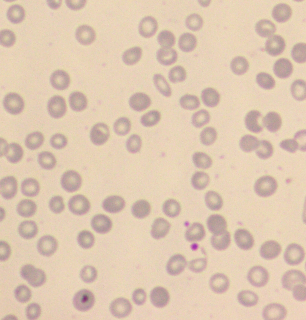
#> input picture A1.png, 306 x 320 px; its folder holds only this picture in this run
$ python -i pipeline.py   (imports and definitions only)   (older library calls are emulated)
#> lines starting #> are read from the running program, lines starting #| are printed output that depends on the picture; after the words box and inside, x2 and y2 are one past the last pixel; in counts of white or black regions, pixels touching at a corner belong together
"""
pipeline.py — Funciones de procesamiento extraídas del notebook TPI_AneRBC_Grupo7
Grupo 7 · Ballester Villafañe · Rosado · Rodriguez Torcelli
"""

import numpy as np
import pandas as pd
import cv2

from scipy import ndimage as ndi
from skimage import filters, morphology, measure
from skimage.feature import graycomatrix, graycoprops, peak_local_max
from skimage.morphology import disk
from skimage.segmentation import watershed, clear_border


# ─────────────────────────────────────────────────────────────────────────────
# 4. PRE-PROCESAMIENTO
# ─────────────────────────────────────────────────────────────────────────────

# [11 lines left out: function preprocess_for_analysis, not called in this run]


def preprocess_for_segmentation(img_rgb):
    """
    Pre-procesamiento orientado a la segmentación.
    Retorna imagen mejorada (RGB) y mapa de grises filtrado.
    """
    lab = cv2.cvtColor(img_rgb, cv2.COLOR_RGB2LAB)
#> lab: shape (320, 306, 3); mean of channels 0, 1, 2 209, 132.5, 141.9
    L, A, B = cv2.split(lab)
    clahe = cv2.createCLAHE(clipLimit=1.5, tileGridSize=(8, 8))
    L = clahe.apply(L)
    lab_enhanced = cv2.merge([L, A, B])
#> lab_enhanced: shape (320, 306, 3); mean of channels 0, 1, 2 204.4, 132.5, 141.9
    img_enhanced = cv2.cvtColor(lab_enhanced, cv2.COLOR_LAB2RGB)
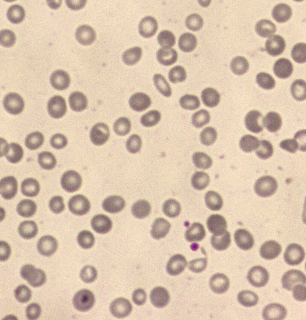
#> img_enhanced: shape (320, 306, 3); mean R, G, B 217.9, 195.6, 173.5
    gray = cv2.cvtColor(img_enhanced, cv2.COLOR_RGB2GRAY)
    gray = cv2.medianBlur(gray, 5)
    return img_enhanced, gray


# ─────────────────────────────────────────────────────────────────────────────
# 5. SEGMENTACIÓN DE ERITROCITOS
# ─────────────────────────────────────────────────────────────────────────────

def get_rbc_binary_mask(gray, min_area=120, close_radius=2, remove_border=False):
#> called with min_area = 80, close_radius = 2, remove_border = False
    thresh = filters.threshold_otsu(gray)
#> thresh = 183
    binary = gray < thresh
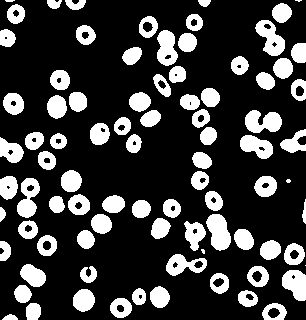
#> binary: shape (320, 306) bool; 23.9% white; 85 white regions (5 under 20 px), largest, box (x1, y1, x2, y2) and area: (206, 214, 231, 251) 638, (245, 110, 282, 133) 603, (255, 20, 285, 56) 592
    binary = morphology.binary_closing(binary, footprint=disk(close_radius))
#> binary: shape (320, 306) bool; 24.6% white; 59 white regions (3 under 20 px), largest, box (x1, y1, x2, y2) and area: (184, 191, 254, 254) 1719, (153, 14, 203, 97) 1560, (0, 176, 40, 239) 1232
    binary = ndi.binary_fill_holes(binary)
#> binary: shape (320, 306) bool; 25.6% white; 59 white regions (3 under 20 px), largest, box (x1, y1, x2, y2) and area: (184, 191, 254, 254) 1737, (153, 14, 203, 97) 1632, (0, 176, 40, 239) 1290
    binary = morphology.remove_small_objects(binary, min_size=min_area)
    binary = morphology.remove_small_holes(binary, area_threshold=min_area // 2)
#> binary: shape (320, 306) bool; 25.4% white; 52 white regions
    if remove_border:
        binary = clear_border(binary)
    return binary


def split_touching_cells(binary, min_distance=10, sigma=1.2):
#> called with min_distance = 10, sigma = 1.2
    dist = ndi.distance_transform_edt(binary)
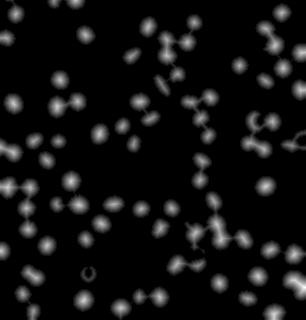
#> dist: shape (320, 306) float64; min 0, max 13, mean 0.926; drawn with min black and max white
    dist_smooth = ndi.gaussian_filter(dist, sigma=sigma)

    coords = peak_local_max(
        dist_smooth,
        min_distance=min_distance,
        labels=binary,
        exclude_border=False
    )
#> coords = 85 pairs, first value 0 to 314, second value 0 to 305

    markers = np.zeros(binary.shape, dtype=np.int32)
    for i, (r, c) in enumerate(coords, start=1):
        markers[r, c] = i
#> this loop made 85 passes
#> (r, c) on passes 1 to 12: (287, 305), (314, 274), (300, 83), (186, 265), (187, 7), (181, 71), (251, 0), (276, 258), (106, 57), (52, 302), (103, 13), (254, 294)
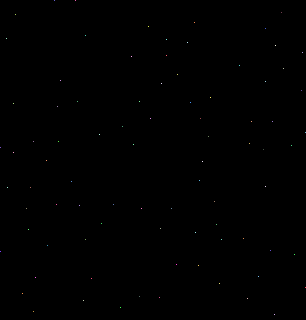
#> markers: shape (320, 306) int32; 86 distinct labels, from 0 to 85; one colour per label, 0 black
    markers, _ = ndi.label(markers > 0)
#> markers: shape (320, 306) int32; 86 distinct labels, from 0 to 85

    labels_ws = watershed(-dist_smooth, markers, mask=binary)
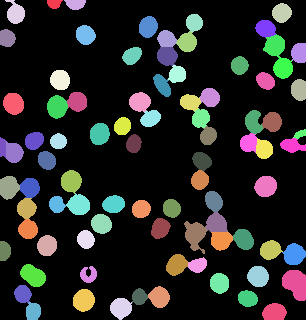
#> labels_ws: shape (320, 306) int32; 86 distinct labels, from 0 to 85; one colour per label, 0 black
    return labels_ws, dist_smooth, markers


def filter_regions(labels,
                   min_area=80,
                   max_area=3000,
                   min_circularity=0.20,
                   min_solidity=0.60,
                   max_eccentricity=0.99):
#> called with min_area = 100, max_area = 5000, min_circularity = 0.2, min_solidity = 0.55, max_eccentricity = 0.99
    filtered  = np.zeros_like(labels, dtype=np.int32)
    new_label = 1

    for region in measure.regionprops(labels):
        area      = region.area
        perimeter = region.perimeter
        if perimeter == 0:
            continue
        circularity = 4 * np.pi * area / (perimeter ** 2)

        if area < min_area:
            continue
        if max_area is not None and area > max_area:
            continue
        if circularity < min_circularity:
            continue
        if region.solidity < min_solidity:
            continue
        if region.eccentricity > max_eccentricity:
            continue

        filtered[labels == region.label] = new_label
        new_label += 1
#> this loop made 85 passes
#> (area, perimeter, circularity) on passes 1 to 12: (108, 40.73, 0.818), (166, 52.97, 0.743), (298, 61.36, 0.995), (307, 79.6, 0.609), (241, 54.87, 1.01), (324, 64.53, 0.978), (284, 62.53, 0.913), (307, 62.53, 0.987), (233, 55.21, 0.96), (258, 58.28, 0.954), (305, 65.18, 0.902), (356, 72.18, 0.859)
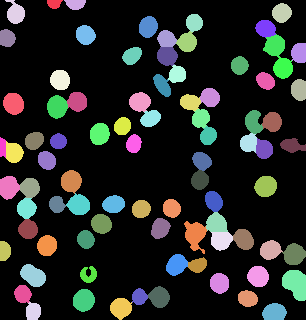
#> filtered: shape (320, 306) int32; 85 distinct labels, from 0 to 84; one colour per label, 0 black
#> after the loop, new_label = 85

    regions = measure.regionprops(filtered)
#> regions = 84 regions; largest, box (x1, y1, x2, y2) and area: (282, 270, 306, 301) 558, (184, 221, 207, 254) 448, (20, 264, 46, 287) 410, (73, 289, 95, 312) 392, (254, 176, 277, 197) 381
    return filtered, regions


def segment_erythrocytes(img_rgb,
                          min_area_mask=80,
                          close_radius=2,
                          min_distance=10,
                          sigma=1.2,
                          remove_border=False):
    """
    Pipeline de segmentación de eritrocitos.
    Acepta parámetros ajustables desde la UI.
    """
    img_enhanced, gray = preprocess_for_segmentation(img_rgb)

    binary = get_rbc_binary_mask(
        gray,
        min_area=min_area_mask,
        close_radius=close_radius,
        remove_border=remove_border
    )

    labels_ws, dist, markers = split_touching_cells(
        binary, min_distance=min_distance, sigma=sigma
    )

    labels_count, regions_count = filter_regions(
        labels_ws,
        min_area=100,
        max_area=5000,
        min_circularity=0.20,
        min_solidity=0.55,
        max_eccentricity=0.99
    )
#> regions_count has the same summary as regions in filter_regions

    labels_features, regions_features = filter_regions(
        labels_ws,
        min_area=150,
        max_area=3500,
        min_circularity=0.45,
        min_solidity=0.75,
        max_eccentricity=0.97
    )
#> call 2 of filter_regions, with min_area = 150, max_area = 3500, min_circularity = 0.45, min_solidity = 0.75, max_eccentricity = 0.97
#> the loop in filter_regions (call 2), `for region in measure.regionprops(labels):` made 85 passes
#> after the loop in filter_regions (call 2), `for region in measure.regionprops(labels):`:
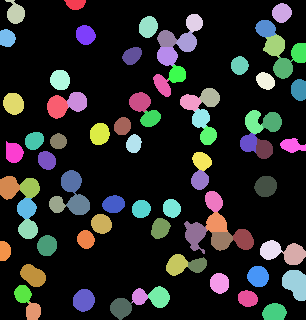
#> filtered: shape (320, 306) int32; 82 distinct labels, from 0 to 81; one colour per label, 0 black
#> after the loop in filter_regions (call 2), `for region in measure.regionprops(labels):`: new_label = 82
#> in filter_regions (call 2), `regions = measure.regionprops(filtered)`: regions = 81 regions; largest, box (x1, y1, x2, y2) and area: (282, 270, 306, 301) 558, (184, 221, 207, 254) 448, (20, 264, 46, 287) 410, (73, 289, 95, 312) 392, (254, 176, 277, 197) 381
#> regions_features has the same summary as regions in filter_regions

    return {
        "enhanced"         : img_enhanced,
        "gray"             : gray,
        "binary"           : binary,
        "dist"             : dist,
        "markers"          : markers,
        "labels_ws"        : labels_ws,
        "labels_count"     : labels_count,
        "regions_count"    : regions_count,
        "labels_features"  : labels_features,
        "regions_features" : regions_features,
    }


# ─────────────────────────────────────────────────────────────────────────────
# 6. EXTRACCIÓN DE CARACTERÍSTICAS POR CÉLULA
# ─────────────────────────────────────────────────────────────────────────────

# [199 lines left out: functions compute_circularity, compute_central_pallor, compute_glcm_features, extract_cell_features, aggregate_image_features, classify_image_summary, not called in this run]

>>> import cv2
>>> picture = cv2.cvtColor(cv2.imread('A1.png'), cv2.COLOR_BGR2RGB)
>>> result = segment_erythrocytes(picture)
#> result = 10 items
